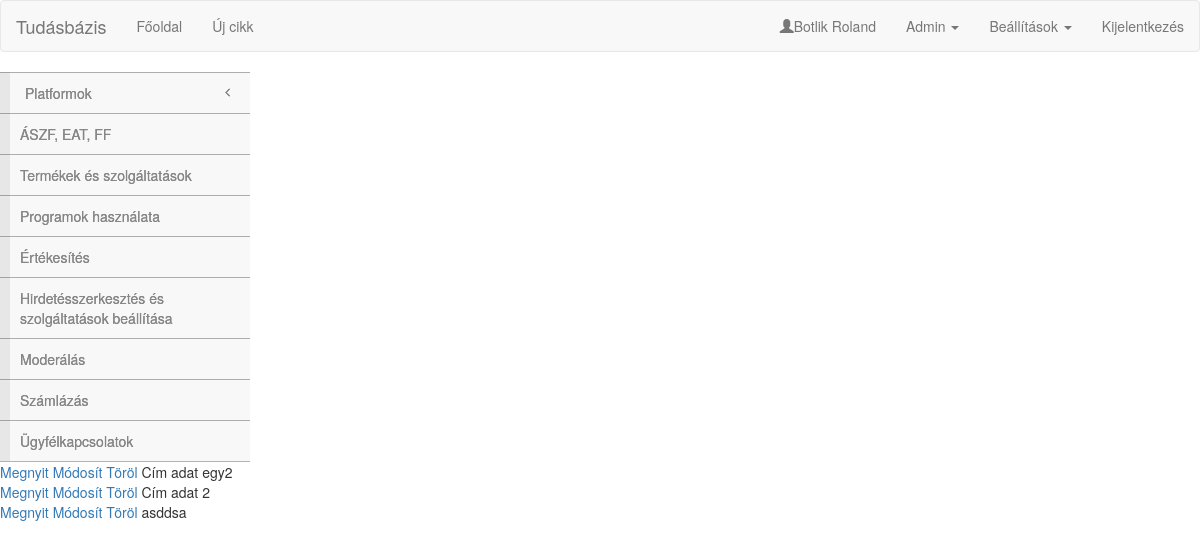
/ (signed in), run on an earlier commit of the app's database.
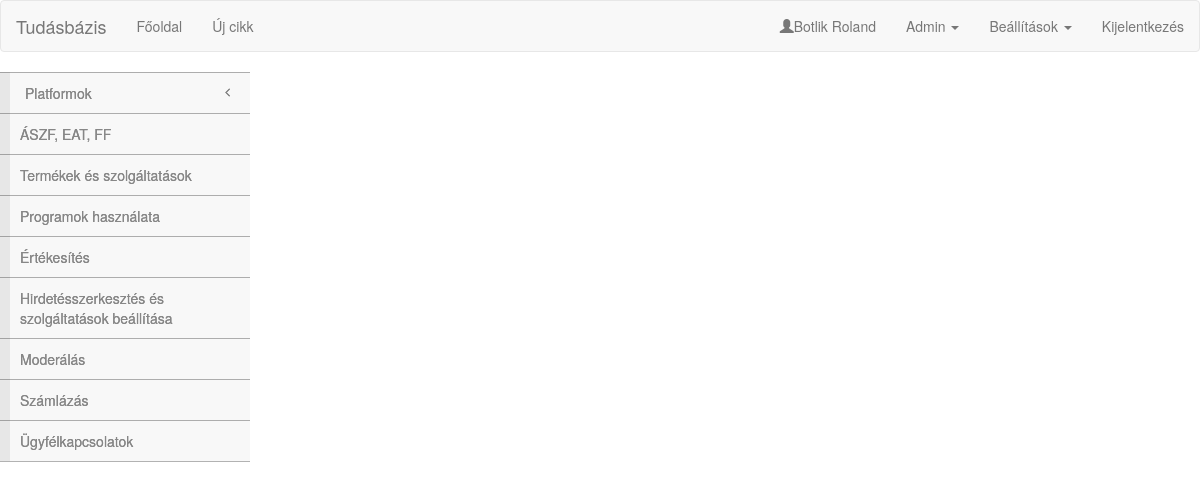
And on a later commit of the database.
### tables this page shows
CREATE TABLE `articles` (
  `id` int(11) NOT NULL,
  `ownerid` int(11) NOT NULL,
  `created` datetime NOT NULL,
  `modified` datetime NOT NULL,
  `title` varchar(16) NOT NULL,
  `text` text NOT NULL
);

### src/db.php (called while the page is built, shortened)
<?php
class DB{
var $connection;
	function __construct() {
		$connection = @mysql_connect('localhost','root','');
		$table = mysql_select_db('tudasbazis',$connection);
		$this->connection = $connection;
	}
	function query($queryString) {
		$resultId = mysql_query($queryString, $this->connection);
		$rows=Array();
		while($record = mysql_fetch_assoc($resultId)){
			$rows[] = $record;
		}
		return $rows;
	}
	function close(){
		$close = mysql_close($this->connection);
	}
}
?>

### src/Utilities.php (called while the page is built, shortened)
<?php
class Utilities
{
	public static function GetNameById()
    {
        $db = new DB();
        $id = $_SESSION['userid'];
        $result = $db->query("SELECT lastname, firstname FROM login WHERE id = '$id';");
        if(count($result))
		{
			$nev = $result[0]['lastname'];
			$nev .= " " . $result[0]['firstname'];
			return $nev;
		}
		else
		{
			return "";
		}
    }
	public static function HasPermission($userid, $permission)
	{
		$db = new DB();
		if($db->query("SELECT * FROM permission WHERE userid = '$userid' AND permission = '$permission'"))
		{
			return true;
		}
		else
		{
			$db->close();
			return false;
		}
	}
}
?>

### src/articles.php (the view, shortened to what this page needs)
<?php
	$db = new DB();
	$result = $db->query("SELECT * FROM articles;");
	foreach($result as $article)
	{
		echo '<a href="readarticle.php?id='. $article['id'] . '">Megnyit</a>' . ' ';
		echo '<a href="updatearticle.php?id='. $article['id'] . '">Módosít</a>' . ' ';
		echo '<a href="deletearticle.php?id='. $article['id'] . '">Töröl</a>' . ' ';
		echo $article['title'] . "<br>";
	}
?>

### src/index.php (shortened to what this page needs)
<html>
	<head>
		<link rel="stylesheet" type="text/css" href="css/bootstrap.min.css">
		<link rel="stylesheet" href="https://cdnjs.cloudflare.com/ajax/libs/twitter-bootstrap/3.3.6/css/bootstrap.min.css">
		<link rel="stylesheet" href="https://cdnjs.cloudflare.com/ajax/libs/font-awesome/4.6.2/css/font-awesome.min.css">
		<link rel="stylesheet" href="metisMenu.min.css">
		<link rel="stylesheet" href="demo.css">
		<link rel="stylesheet" href="https://cdnjs.cloudflare.com/ajax/libs/prism/1.4.1/themes/prism.min.css">
	</head>
	<body>
<?php
	include_once('menu.php');
?>
<div class="clearfix">
    <aside class="sidebar">
      <nav class="sidebar-nav">
        <ul class="metismenu" id="menu">
          <li>
            <a href="#" aria-expanded="false">
              <span class="sidebar-nav-item">Platformok</span>
              <span class="fa arrow"></span>
            </a>
          </li>
          <li>
            <a href="#" aria-expanded="false">ÁSZF, EAT, FF</a>
          </li>
		  <li>
            <a href="#" aria-expanded="false">Termékek és szolgáltatások</a>
          </li>
		  <li>
            <a href="#" aria-expanded="false">Programok használata</a>
          </li>
		  <li>
            <a href="#" aria-expanded="false">Értékesítés</a>
          </li>
		  <li>
            <a href="#" aria-expanded="false">Hirdetésszerkesztés és szolgáltatások beállítása</a>
          </li>
		  <li>
            <a href="#" aria-expanded="false">Moderálás</a>
          </li>
		  <li>
            <a href="#" aria-expanded="false">Számlázás</a>
          </li>
		  <li>
            <a href="#" aria-expanded="false">Ügyfélkapcsolatok</a>
          </li>
        </ul>
      </nav>
    </aside>
</div>
<?php
include_once('articles.php');
?>
	</body>
</html>

### src/menu.php (shortened to what this page needs)
<?php
$nev = Utilities::GetNameById();
?>
<nav role="navigation" class="navbar navbar-default">
	<div class="navbar-header">
        <a href="index.php" class="navbar-brand">Tudásbázis</a>
    </div>
    <div id="navbarCollapse" class="collapse navbar-collapse">
        <ul class="nav navbar-nav">
            <li><a href="index.php">Főoldal</a></li>
			<li><a href="newArticle.php">Új cikk</a></li>
        </ul>
        <ul class="nav navbar-nav navbar-right">
			<li><p class="navbar-text"><span class="glyphicon glyphicon-user"></span><?php echo $nev ?></li>
			<?php if(Utilities::HasPermission($_SESSION['userid'],'admin')) { ?>
				<li class="dropdown">
					<a data-toggle="dropdown" class="dropdown-toggle">Admin <b class="caret"></b></a>
				</li>
			<?php } ?>
			<li class="dropdown">
                <a data-toggle="dropdown" class="dropdown-toggle">Beállítások <b class="caret"></b></a>
            </li>
            <li><a href="index.php?logout=1">Kijelentkezés</a></li>
        </ul>
	</div>
</nav>

### src/demo.css (style rules this page uses)
.sidebar { display: block; float: left; width: 250px; background: #ffffff; }
.sidebar-nav { border-bottom: 1px solid rgba(0, 0, 0, 0.3); background-image: -webkit-linear-gradient(left, color-stop(#f8f8f8 10px), color-stop(#e7e7e7 10px)); background-image: linear-gradient(to right, #e7e7e7 10px, #f8f8f8 10px); background-repeat: repeat-x; filter: progid: DXImageTransform.Microsoft.gradient(startColorstr='#ffe7e7e7', endColorstr='#fff8f8f8', GradientType=1); }
.sidebar-nav ul { padding: 0; margin: 0; list-style: none; }
.sidebar-nav a, .sidebar-nav a:hover, .sidebar-nav a:focus, .sidebar-nav a:active { outline: none; }
.sidebar-nav ul li, .sidebar-nav ul a { display: block; }
.sidebar-nav ul a { padding: 10px 20px; color: #878787; border-top: 1px solid rgba(0, 0, 0, 0.3); box-shadow: 0px 1px 0px rgba(255, 255, 255, 0.05) inset; text-shadow: 0px 0px 0px rgba(0, 0, 0, 0.5); }
.sidebar-nav-item { padding-left: 5px; }

What changed in the data, as far as the page shows it:
removed articles: title "Cím adat egy2"
removed articles: title "Cím adat 2"
removed articles: title "asddsa"
